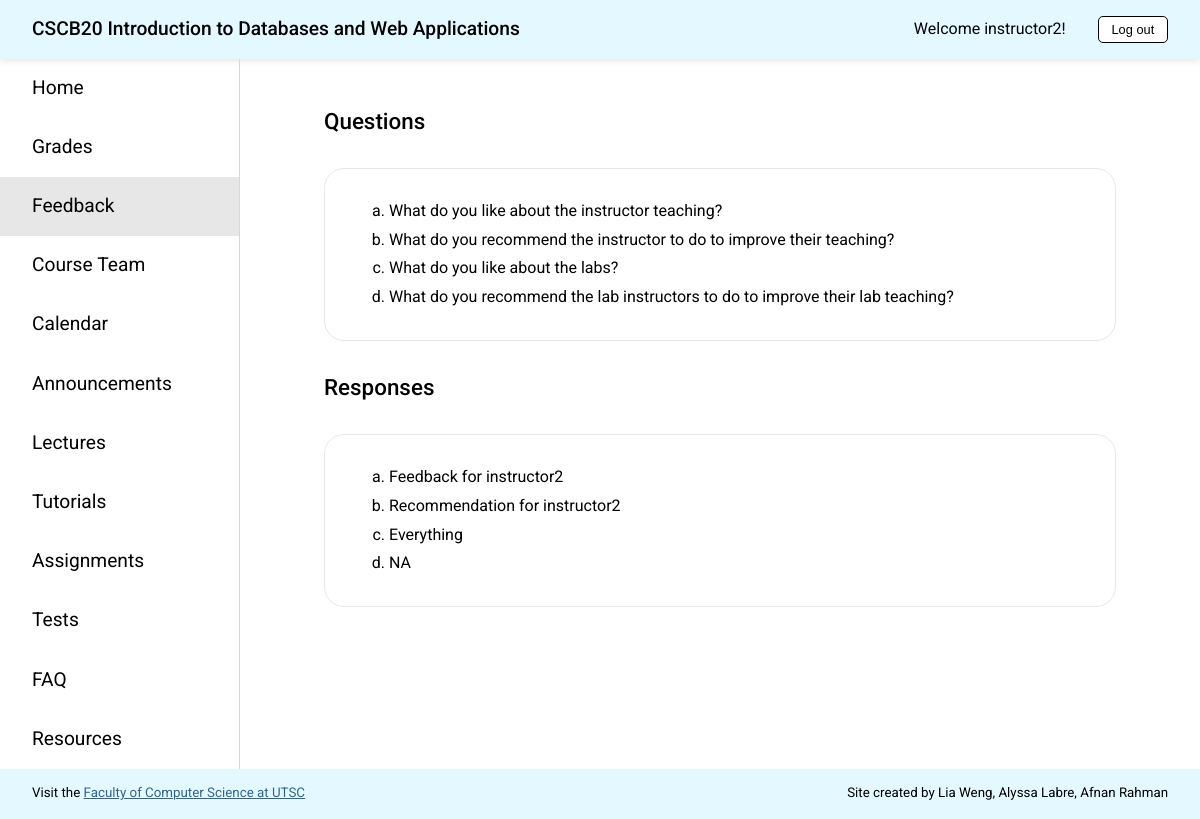
Page /feedback (signed in) on the earlier database version.
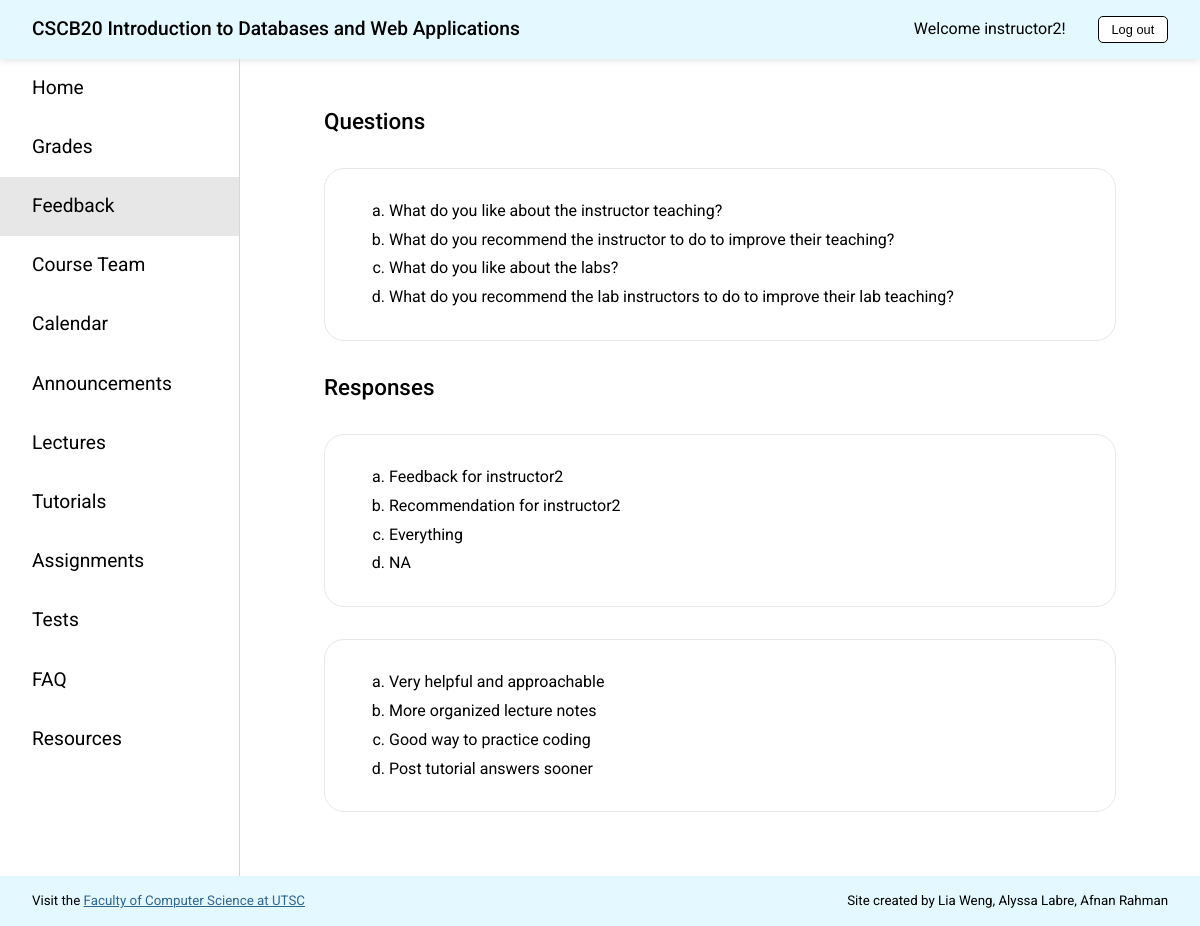
Same page on the later database version.
### app.py (models this page shows)
class Feedback(db.Model):
    __tablename__ = 'Feedback'
    id = db.Column(db.Integer, primary_key=True)
    instructor_username = db.Column(db.String(20), db.ForeignKey(
        'Instructor.username'), nullable=False)
    q1 = db.Column(db.String(1000), nullable=False)
    q2 = db.Column(db.String(1000), nullable=False)
    q3 = db.Column(db.String(1000), nullable=False)
    q4 = db.Column(db.String(1000), nullable=False)

### app.py (the view)
@app.route('/feedback', methods=['GET', 'POST'])
def feedback():
    check_authorization()
    instructors = get_instructors()
    if request.method == 'GET':
        if session['type'] == 'student':
            return render_template('feedback_s.html', page='feedback', instructors=instructors)
        else:
            feedbacks = get_feedback(session['user'])
            return render_template('feedback_i.html', page='feedback', feedbacks=feedbacks)
    else:
        return add_feedback(request.form["instructor"], request.form["q1"], request.form["q2"], request.form["q3"], request.form["q4"], instructors)

### app.py (called while the page is built)
def check_authorization():
    if "user" not in session:
        abort(403, "Please sign in to access this page.")

def get_instructors():
    return Instructor.query.all()

def get_feedback(username):
    return Feedback.query.filter_by(instructor_username=username)

### templates/feedback_i.html (shortened to what this page needs)
<!DOCTYPE html>
<html lang="en">
<head>
  <link rel="stylesheet" href="{{ url_for('static', filename='styles.css') }}">
</head>
<body>
  {% extends "template.html" %}
  {% block content %}
  <div class="content">
    <h1 class="page-title">Questions</h1>
    <div class="description">
      <ol class="feedback-response" type="a">
        <li>What do you like about the instructor teaching?</li>
        <li>What do you recommend the instructor to do to improve their teaching?</li>
        <li>What do you like about the labs?</li>
        <li>What do you recommend the lab instructors to do to improve their lab teaching?</li>
      </ol>
    </div>
    <h1 class="page-title">Responses</h1>
    {% for feedback in feedbacks %}
    <div class="description">
      <ol class="feedback-response" type="a">
        <li>{{feedback.q1}}</li>
        <li>{{feedback.q2}}</li>
        <li>{{feedback.q3}}</li>
        <li>{{feedback.q4}}</li>
      </ol>
    </div>
    {% endfor%}
  </div>
  {% endblock %}

### templates/template.html (shortened to what this page needs)
<!DOCTYPE html>
<html lang="en">
<head>
  <link rel="stylesheet" href="{{ url_for('static', filename='styles.css') }}">
</head>
<body>
  <div class="header">
    <h2>CSCB20 <span class="course-title">Introduction to Databases and Web Applications</span></h2>
    <div class="header-right">
      <p>Welcome {{session['user']}}!</p>
      <a href="{{url_for('logout')}}"><button class="logout-button">Log out</button></a>
    </div>
  </div>
  <div class="wrapper">
    <nav>
      <a href="{{ url_for('home') }}" class={% if page=="home" %} "selected" {% endif %}>
        Home
      </a>
      <a href="{{ url_for('grades') }}" class={% if page=="grades" %} "selected" {% endif %}>
        Grades
      </a>
      <a href="{{ url_for('feedback') }}" class={% if page=="feedback" %} "selected" {% endif %}>
        Feedback
      </a>
      <a href="{{ url_for('team') }}" class={% if page=="team" %} "selected" {% endif %}>
        Course&nbsp;Team
      </a>
      <a href="{{ url_for('calendar') }}" class={% if page=="calendar" %} "selected" {% endif %}>
        Calendar
      </a>
      <a href="{{ url_for('announcements') }}" class={% if page=="announcements" %} "selected" {% endif %}>
        Announcements
      </a>
      <a href="{{ url_for('lectures') }}" class={% if page=="lectures" %} "selected" {% endif %}>
        Lectures
      </a>
      <a href="{{ url_for('tutorials') }}" class={% if page=="tutorials" %} "selected" {% endif %}>
        Tutorials
      </a>
      <a href="{{ url_for('assignments') }}" class={% if page=="assignments" %} "selected" {% endif %}>
        Assignments
      </a>
      <a href="{{ url_for('tests') }}" class={% if page=="tests" %} "selected" {% endif %}>
        Tests
      </a>
      <a href="{{ url_for('faq') }}" class={% if page=="faq" %} "selected" {% endif %}>
        FAQ
      </a>
      <a href="{{ url_for('resources') }}" class={% if page=="resources" %} "selected" {% endif %}>
        Resources
      </a>
    </nav>
    {% block content %}
    {% endblock %}
  </div>
  <div class="footer">
    <small>Visit the <a href="https://www.utsc.utoronto.ca/cms/faculty-of-computer-science" target="_blank">Faculty of
        Computer Science
        at UTSC</a></small>
    <small>Site created by Lia Weng, Alyssa Labre, Afnan Rahman</small>
  </div>
</body>
</html>

### static/styles.css (style rules this page uses)
@media screen and (min-width: 770px) { html { font-size: 16px; } }
body { box-sizing: border-box; margin: 0; padding: 0; font-family: "Roboto", sans-serif; line-height: 130%; }
p { margin: 0; }
h1 { font-size: 1.4rem; font-weight: 400; line-height: 130%; margin: 0; }
h2 { font-size: 1.2rem; font-weight: 500; margin: 0; }
a { color: #2f6690; }
ol { padding-left: 2rem; }
li { margin-bottom: 0.5rem; }
li:last-of-type { margin-bottom: 0; }
button { background-color: #e4f9ff; border: 1px solid black; padding: 5px 15px; border-radius: 5px; font-size: 0.9rem; }
.page-title { margin: 1rem 20px 2rem 20px; font-weight: 500; }
.description { margin: 2rem 20px; padding: 2rem; border: 1px solid #e7e7e7; border-radius: 20px; display: flex; flex-direction: column; align-items: flex-start; }
@media screen and (min-width: 551px) { .wrapper { display: grid; grid-template-columns: 1fr 4fr; } }
.header { background-color: #e4f9ff; padding: 1rem 2rem; display: flex; justify-content: space-between; align-items: center; box-shadow: 0 0 8px #d7d7d7; position: sticky; top: 0; z-index: 1; }
.header-right { display: flex; align-items: center; margin-left: 2rem; }
.header-right p { width: auto; }
.logout-button { margin-left: 2rem; background-color: white; border: 1px solid black; border-radius: 5px; font-size: 0.8rem; padding: 0.3rem 0.8rem; }
@media screen and (min-width: 551px) { nav { border-right: 1px solid #d7d7d7; display: flex; flex-direction: column; } }
@media screen and (min-width: 551px) { nav a { color: black; text-decoration: none; font-size: 1.2rem; font-weight: 400; padding: 1.2rem 2rem; } }
.selected { background-color: #e7e7e7; }
.content { min-height: 80vh; }
@media screen and (min-width: 770px) { .content { padding: 2rem 4rem; } }
@media screen and (min-width: 770px) { .footer { background-color: #e4f9ff; height: 5vh; padding: 5px 2rem; display: flex; align-items: center; justify-content: space-between; } }
.feedback-response { margin: 0; }

Differences in the rows shown:
added Feedback: q1 "Very helpful and approachable", q2 "More organized lecture notes", q3 "Good way to practice coding", q4 "Post tutorial answers sooner"
